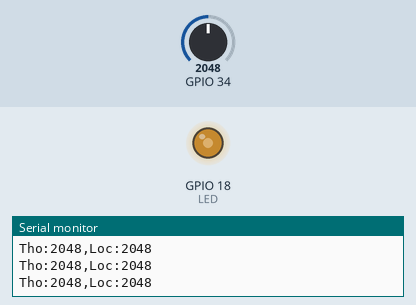
Simulated run of this program. Board: ESP32. On the bench: output pins drawn as LEDs (lit = HIGH), the last lines printed to the serial monitor. The inputs (shaded band) are chosen by the test bench; at power-on: GPIO 34 = 2048.

Above: at 1.2 s.
1.3 s: GPIO 34 set to 2866
At 2.5 s:
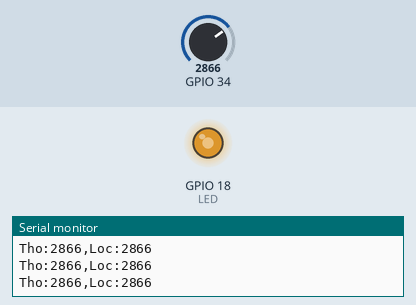
2.8 s: GPIO 34 set to 3603
At 3.8 s:
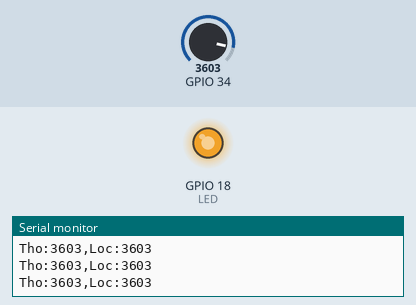
4.3 s: GPIO 34 set to 491
At 4.9 s:
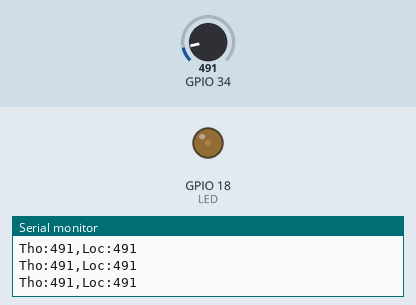
5.8 s: GPIO 34 set to 0
At 7.0 s:
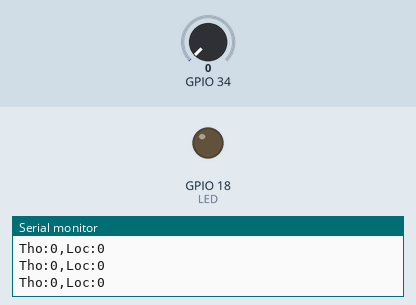
7.3 s: GPIO 34 set to 2047
At 8.1 s:
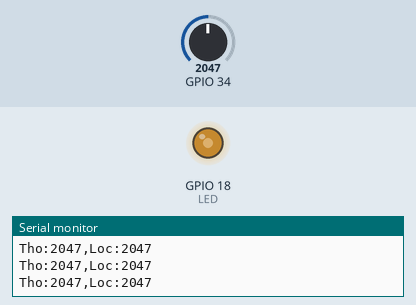
Timing chart, 0 to 9.8 s (numbered marks = the images above; inputs shaded):
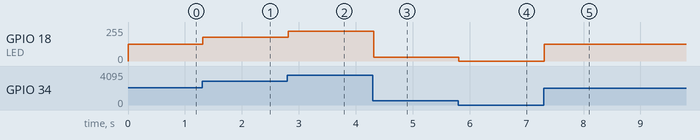

The program:

main.cpp
```cpp
// Bai 3 - Demo: doc tho -> loc trung binh truot -> LEDC
#include <Arduino.h>

#ifndef ADC_PIN
#define ADC_PIN 34     // 34 = ADC1_CH6 (input-only). ADC2: vi du GPIO 25
#endif
#ifndef USE_FILTER
#define USE_FILTER 1   // 0 = chi dung gia tri tho, 1 = dung loc
#endif
#ifndef TELEPLOT
#define TELEPLOT 0     // 1 = in theo dinh dang Teleplot (">ten:gia_tri")
#endif
#ifndef USE_WIFI
#define USE_WIFI 0     // 1 = bat WiFi de quan sat xung dot ADC2
#endif

#define LED 18
#define N   8          // so mau trung binh truot

#if USE_WIFI
#include <WiFi.h>
#endif

int buf[N];
int idx = 0;

// Tuong thich Arduino-ESP32 core 2.x va core 3.x
static void ledSetup() {
#if ESP_ARDUINO_VERSION_MAJOR >= 3
  ledcAttach(LED, 5000, 8);
#else
  ledcSetup(0, 5000, 8);
  ledcAttachPin(LED, 0);
#endif
}

static void ledWrite(int duty) {
#if ESP_ARDUINO_VERSION_MAJOR >= 3
  ledcWrite(LED, duty);
#else
  ledcWrite(0, duty);
#endif
}

int loc(int m) {
  buf[idx] = m;
  idx = (idx + 1) % N;
  long t = 0;
  for (int i = 0; i < N; i++) t += buf[i];
  return t / N;
}

void setup() {
  Serial.begin(115200);
  ledSetup();
#if USE_WIFI
  WiFi.mode(WIFI_STA);
  WiFi.begin("Wokwi-GUEST", "");   // ket noi WiFi -> ADC2 bi xung dot
#endif
  // Do day bo dem bang mau dau tien de loc khong bi lech ve 0 luc khoi dong
  int first = analogRead(ADC_PIN);
  for (int i = 0; i < N; i++) buf[i] = first;
  Serial.printf("ADC_PIN=%d USE_FILTER=%d USE_WIFI=%d\n", ADC_PIN, USE_FILTER, USE_WIFI);
}

void loop() {
  int tho = analogRead(ADC_PIN);
  int l = loc(tho);
#if USE_FILTER
  int dung = l;
#else
  int dung = tho;
#endif
  ledWrite(map(dung, 0, 4095, 0, 255));
#if TELEPLOT
  Serial.print(">tho:"); Serial.println(tho);   // dinh dang Teleplot
  Serial.print(">loc:"); Serial.println(l);
#else
  // "ten:gia_tri,ten:gia_tri" -> Serial Plotter ve 2 duong cung luc
  Serial.print("Tho:"); Serial.print(tho);
  Serial.print(",");
  Serial.print("Loc:"); Serial.println(l);
#endif
  delay(20);
}
```

Measured:
- after the input at 1.3 s, GPIO 18 (LED): 127/255 → 177/255 at once
- after the input at 2.8 s, GPIO 18 (LED): 177/255 → 223/255 at once
- after the input at 4.3 s, GPIO 18 (LED): 223/255 → 30/255 at once
- after the input at 5.8 s, GPIO 18 (LED): 30/255 → 0/255 at once
- after the input at 7.3 s, GPIO 18 (LED): 0/255 → 127/255 at once
